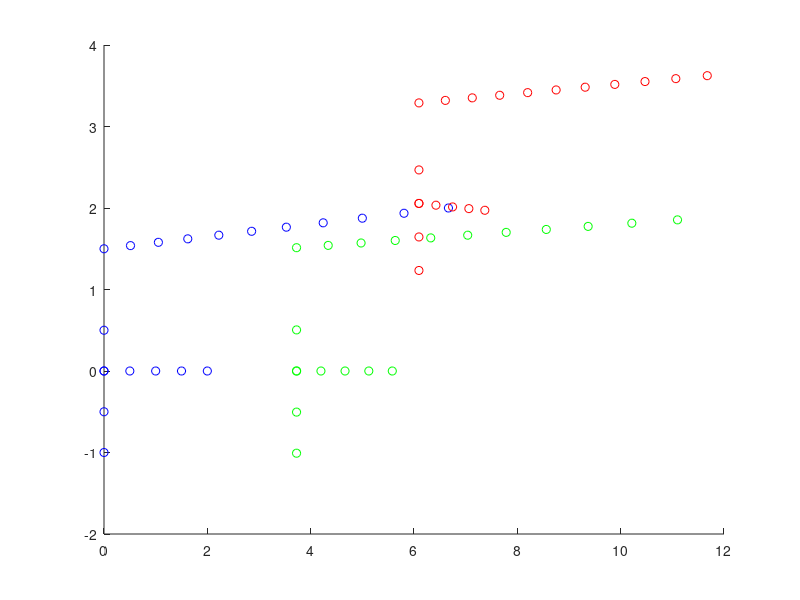

MATLAB code to generate this figure:
hemogenize = @(X) [X; ones(1,size(X,2))];
dehemogenize = @(X) bsxfun(@rdivide, X(1:end-1,:), X(end,:));

%% Generate camera matrices
K = [10    0   0; ...
       0  10   0; ...
       0   0   1];

% Camera 1: at origin, facing Z axis so camera XY is world XY
R1 = eye(3);
T1 = zeros(3,1);
P1 = K*[R1, T1];

% Camera 2: Shifted [10,0,0], Rotated inwards
th2 = -pi/24;
R2 = [cos(th2), 0, sin(th2); ...
             0, 1,        0; ...
     -sin(th2), 0, cos(th2)];
T2 = [10; 0; 0];
P2 = K*[R2, T2];

% Camera 3: shifted [20,5,5], Rotate even more inwards
th3 = -pi/12;
R3 = [cos(th3), 0, sin(th3); ...
             0, 1,        0; ...
     -sin(th3), 0, cos(th3)];
T3 = [20;5;5];
P3 = K*[R3, T3];

%% Generate points in 3d space, remember camera is at 0,0,0 facing 0,0,1
X = zeros(4,20);
X(4,:) = 1;

X(3,:) = 20;
X(1,1:5) = 0:4;
X(2,6:10) = -2:2;
X(1,10:20) = 0:10;
X(2,10:20) = 3;
X(3,10:20) = 20:-.5:15;

%% Project points into each camera
% Note that K has camera center at [0,0], so pixel values may be negative.
X1 = P1*X;
X1 = bsxfun(@rdivide, X1(1:2,:), X1(3,:));

X2 = P2*X;
X2 = bsxfun(@rdivide, X2(1:2,:), X2(3,:));

X3 = P3*X;
X3 = bsxfun(@rdivide, X3(1:2,:), X3(3,:));

%% Visualize points
cla
hold on
scatter(X1(1,:), X1(2,:),'b')
scatter(X2(1,:), X2(2,:),'g')
scatter(X3(1,:), X3(2,:),'r')
hold off
